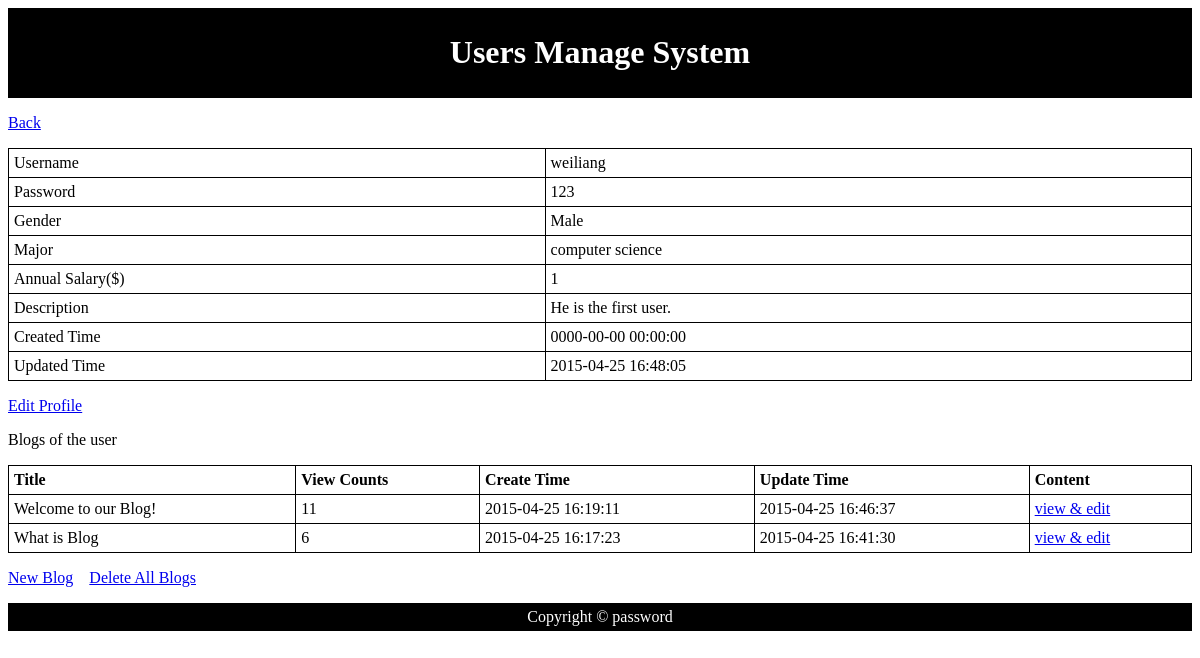
The page /Web_Application_Code/blog/public/show_user.php?id=1 on the database its author committed.
### tables this page shows
CREATE TABLE `users` (
  `id` int(11) NOT NULL AUTO_INCREMENT,
  `user_name` varchar(30) NOT NULL,
  `password` varchar(15) NOT NULL,
  `gender` tinyint(1) NOT NULL,
  `major` varchar(40) NOT NULL,
  `annual_salary` int(6) NOT NULL,
  `create_time` timestamp NOT NULL DEFAULT '0000-00-00 00:00:00',
  `update_time` timestamp NOT NULL DEFAULT CURRENT_TIMESTAMP ON UPDATE CURRENT_TIMESTAMP,
  `remark` text,
  PRIMARY KEY (`id`)
);

CREATE TABLE `blogs` (
  `id` int(11) NOT NULL AUTO_INCREMENT,
  `subject_id` int(11) NOT NULL,
  `title` varchar(150) NOT NULL,
  `view_counts` int(11) NOT NULL,
  `content` text,
  `create_time` timestamp NOT NULL DEFAULT '0000-00-00 00:00:00',
  `update_time` timestamp NOT NULL DEFAULT CURRENT_TIMESTAMP ON UPDATE CURRENT_TIMESTAMP,
  PRIMARY KEY (`id`),
  KEY `subject_id` (`subject_id`)
);

### Web_Application_Code/blog/public/show_user.php (the view, shortened to what this page needs)
<?php require_once("../includes/db_connection.php"); ?>
<?php require_once("../includes/functions.php"); ?>
<?php
	if (isset($_GET['id'])) {
		$user = show_user_details_by_id("users",$_GET['id']);
	}
?>
<?php include("../includes/layouts/header.php"); ?>
<div>
	<p>
		<a href="manage_content.php">Back</a>
	</p>
	<p>
		<table id="t01">
		  <tr>
		    <td>Username</td>
		    <td><?php echo $user["user_name"];?></td>
		  </tr>
		  	<tr>
		    <td>Password</td>
		    <td><?php echo $user["password"];?></td>
		  </tr>
			<tr>
		    <td>Gender</td>
		    <td>
		    	<?php
		    		if($user["gender"] == 1){
		    			echo "Male";
		    		}else{
		    			echo "Female";
		    		}
		    	?>
		    </td>
		  </tr>
		  	<tr>
		    <td>Major</td>
		    <td><?php echo $user["major"];?></td>
		  </tr>
		  	<tr>
		    <td>Annual Salary($)</td>
		    <td><?php echo $user["annual_salary"];?></td>
		  </tr>
		  	<tr>
		    <td>Description</td>
		    <td><?php echo $user["remark"];?></td>
		  </tr>
		  <tr>
		    <td>Created Time</td>
		    <td><?php echo $user["create_time"];?></td>
		   </tr>
		   <tr>
		    <td>Updated Time</td>
		    <td><?php echo $user["update_time"];?></td>
		   </tr>
		</table>
	</p>
	<p>
		<a href="edit_user.php?id=<?php echo urlencode($_SESSION["adimn_user_id"]); ?>">Edit Profile</a>
	</p>
	<p>Blogs of the user</p>
	<p>
		<?php echo show_blogs_of_user(blogs, $user['id']); ?>
	</p>
	<p>
		<a href="create_blog.php?user_id=<?php echo urlencode($_SESSION["adimn_user_id"]); ?>">New Blog</a>
		<a href="delete_blog.php?de=0&user_id= <?php echo urlencode($_SESSION["adimn_user_id"]); ?>" onclick="return confirm('Are you sure?')">Delete All Blogs</a>
	</p>
</div>
<?php include("../includes/layouts/footer.php"); ?>

### Web_Application_Code/blog/includes/functions.php (shortened to what this page needs)
<?php
	function show_user_details_by_id($table, $id){
		global $connection;
		if(isset($id)){
			$query  = "SELECT * ";
			$query .= "FROM {$table} ";
			$query .= "WHERE id = {$id} ";
			$query .= "LIMIT 1";
			$user_set = mysqli_query($connection, $query);
			if($user = mysqli_fetch_assoc($user_set)) {
				return $user;
			} else {
				return null;
			}
		}else{
			return null;
		}
	}
	function find_all_blogs_of_user($table, $id){
		global $connection;
		if(isset($id)){
			$query  = "SELECT * ";
			$query .= "FROM {$table} ";
			$query .= "WHERE subject_id = {$id} ";
			$query .= "ORDER BY update_time DESC";
			$blogs_set = mysqli_query($connection, $query);
			return $blogs_set;
		}else{
			return null;
		}
	}
	function show_blogs_of_user($table, $id){
		$blogs_set = find_all_blogs_of_user($table, $id);
		$output = "<table id=\"t023\">";
		$output .= "<tr>";
		$output .= "<th>Title</th>";
		$output .= "<th>View Counts</th>";
		$output .= "<th>Create Time</th>";
		$output .= "<th>Update Time</th>";
		$output .= "<th>Content</th>";
		$output .= "</tr>";
		while($blogs = mysqli_fetch_assoc($blogs_set)){
			$output .= "<tr>";
			$output .= "<td>{$blogs["title"]}</td>";
			$output .= "<td>{$blogs["view_counts"]}</td>";
			$output .= "<td>{$blogs["create_time"]}</td>";
			$output .= "<td>{$blogs["update_time"]}</td>";
			$output .= "<td><a href=\"view_blog.php?user_id=";
			$output .= urlencode($id);
			$output .= "&blog_id=";
			$output .= urlencode($blogs["id"]);
			$output .= "\">view & edit</a></td>";
			$output .= "</tr>";
		}
		$output .= "</table>";
		return $output;
	}
?>

### Web_Application_Code/blog/includes/layouts/header.php (style rules this page uses)
table { width:100%; }
table, th, td { border: 1px solid black; border-collapse: collapse; }
th, td { padding: 5px; text-align: left; }

### rows shown on the page
users: user_name "weiliang", password "123", major "computer science", annual_salary "1", remark "He is the first user.", create_time "0000-00-00 00:00:00", update_time "2015-04-25 16:48:05"
blogs: title "Welcome to our Blog!", view_counts "11", create_time "2015-04-25 16:19:11", update_time "2015-04-25 16:46:37"
blogs: title "What is Blog", view_counts "6", create_time "2015-04-25 16:17:23", update_time "2015-04-25 16:41:30"
